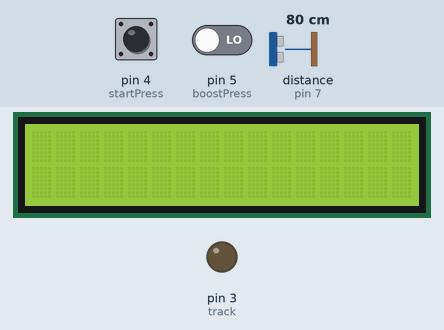
A sketch run on a simulated Arduino Uno, built with avr-gcc and run on an emulated ATmega328P. On the bench: 16×2 character LCD, output pins drawn as LEDs (lit = HIGH). Inputs (shaded band) come from the test bench; at power-on: pin 4 (startPress) LOW, pin 5 (boostPress) LOW, distance to the obstacle (sensor on pin 7) 80 cm. The echo pulse lasts 58.3 µs per cm; pins used as bus, display or sensor lines are not drawn.

Above: at 1.2 s.
1.3 s: pin 4 (startPress) pulled HIGH for 0.15 s
At 2.4 s:
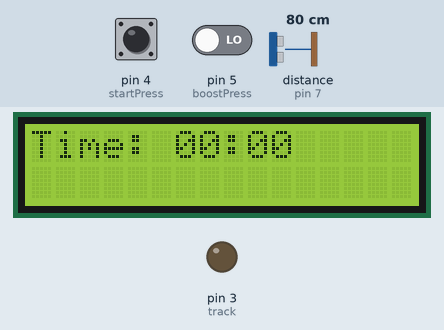
4.4 s: pin 5 (boostPress) driven HIGH
At 5.14 s:
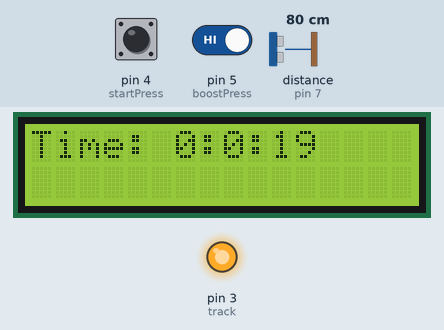
6.8 s: distance to the obstacle (sensor on pin 7) set to 8 cm
At 7.11 s:
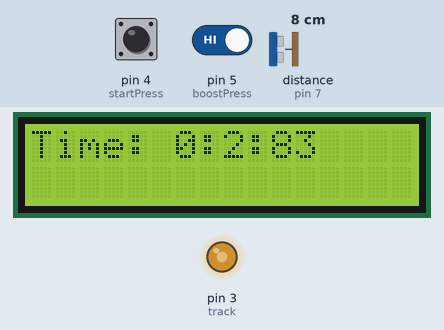
8.4 s: distance to the obstacle (sensor on pin 7) set to 5 cm
At 9.4 s:
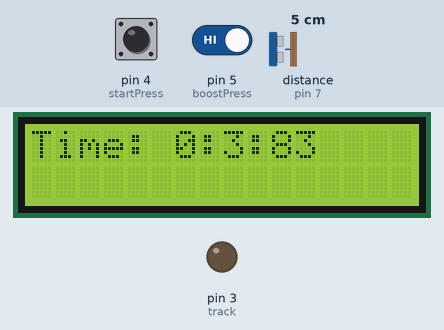
10.0 s: pin 4 (startPress) pulled HIGH for 1 s
At 14.1 s:
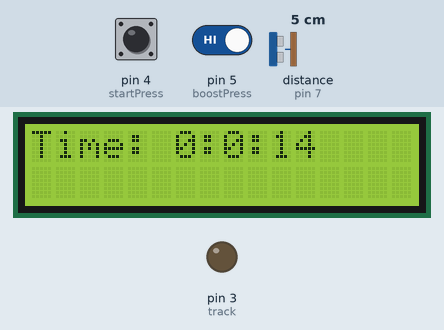
Timing chart, 0 to 15.0 s (numbered marks = the images above; inputs shaded):
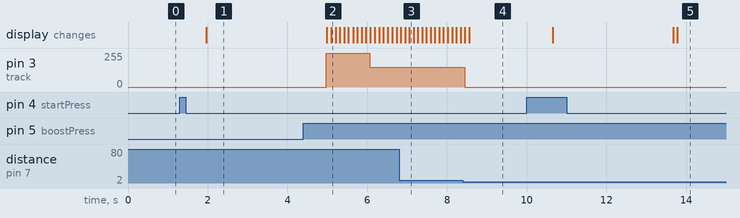

Measured:
- the behaviour switches between 7 and 6 cm on distance to the obstacle (sensor on pin 7) (found by bisection; images 3 and 4)
- after the input at 1.3 s, the display: changes after 0.67 s (image 1)
- after the input at 4.4 s, pin 3 (track): 0/255 → 255/255 after 0.57 s, → 150/255 1.1 s later
- after the input at 8.4 s, pin 3 (track): 150/255 → 0/255 after 0.05 s
- after the input at 10.0 s, the display: first changes after 0.66 s (image 5 shows a later state)

The sketch:

Museum_Exhibit_Main_V.1.2.ino
```cpp
#include <LiquidCrystal.h>

const int startPress = 4;
const int boostPress = 5;
const int track = 3;
const int trigPin = 6; // connects to the trigger pin on the distance sensor
const int echoPin = 7; // connects to the echo pin on the distance sensor

// Initializing LCD
const int rs = 8, en = 2, d4 = 10, d5 = 11, d6 = 12, d7 = 13;
LiquidCrystal lcd(rs, en, d4, d5, d6, d7);

//contrast variable for LCD
const int contrast = 50;
const int contrastPin = 9;

int startState;
int startStateSet;
int boostState;
int boostStateSet;
int boostsLeft;
int boostActive;
float duration;
float distance;
int raceOver;
long startTime;
long elapsedTime;
long boostStartTime = 0;


// Setup
void setup()
{
    pinMode(startPress, INPUT);
    pinMode(boostPress, INPUT);
    pinMode(contrastPin, OUTPUT);


    pinMode(trigPin, OUTPUT); //the trigger pin will output pulses of electricity
    pinMode(echoPin, INPUT); //the echo pin will measure the duration of pulses coming back from the distance sensor


  	lcd.begin(16, 2); //tell the lcd library that we are using a display that is 16 characters wide and 2 characters high
  	lcd.clear(); //clear the display

    analogWrite(contrastPin, contrast);

  	boostsLeft = 1;
}

// Main Function
void loop()
{
  	waitForStart(); // Checks for start button press then shows starting signal
}

// Waits for start button press
void waitForStart() // Checks for start button press then calls startSignal()
{
  	// Resets Neccessary Variables for all functions
	startState = LOW;
	startStateSet = 0;
	boostState = LOW;
	boostStateSet = 0;
	boostsLeft = 1;
	boostActive = 0;
	raceOver = 0;
	distance = 0;
  	// waits for start button
  	while (startStateSet == 0)
  	{
  		startStateSet = startButton(); // sets startStateSet to startButton()
    	delay(100);
  	}
  	delay(500); // delay before start signal goes off
  	startSignal(); // Shows start signal
  	RaceOngoing(); // Race Starts
}

// Checks for start button press
int startButton() // checks if startState is HIGH and returns 1 if so, 0 otherwise
{
  	startState = digitalRead(startPress);
    	if(startState == HIGH)
    	{
        	return 1;
    	}
  	return 0;
}

// Shows start signal
void startSignal() // Shows start signal
{
  	// turns on LCD timer
  	lcdON();
  	delay(3000);
  	lcdTime(); // Updates race timer
}

// Starts Race
void RaceOngoing()
{
    analogWrite(track, 150); // Normal speed

    while (raceOver == 0)
    {
        boostButton(); // Check if boost is triggered

        // If boost is active, check if it should end
        if (boostActive == 1 && millis() - boostStartTime >= 1000)
        {
            boostActive = 0; // Reset boost
            analogWrite(track, 150); // Return to normal speed
        }

        lcdTime(); // Update race timer
        raceEnded(); // Check if race has ended
        delay2(100);
    }

    analogWrite(track, 0); // Stop track at race end
}

// Uses Speed Boost
void boostButton()
{
    boostState = digitalRead(boostPress);
    if (boostState == HIGH && boostsLeft > 0 && boostActive == 0)
    {
        boostsLeft--; // Consume boost
        boostActive = 1;
        boostStartTime = millis(); // Store the boost start time
        analogWrite(track, 255); // Turn on boost
    }
}

// Checks if race is over
void raceEnded()
{
	distance = getDistance(); // variable to store the distance measured by the sensor
  	if (distance <= 5) // change to working value
    {
      raceOver = 1;
	  analogWrite(track, 0);
    }
}

int getDistance()
{
  digitalWrite(trigPin, LOW);
  delayMicroseconds(2);
  digitalWrite(trigPin, HIGH);
  delayMicroseconds(10);
  digitalWrite(trigPin, LOW);

  duration = pulseIn(echoPin, HIGH);
  distance = (duration*.0343)/2;
  return distance;
}

void lcdON()
{
  lcd.clear();
  lcd.print("Time: 00:00");
  startTime = millis() + 3000;
}

void lcdOFF()
{
  analogWrite(9, 0);
}

void lcdTime()
{
   	elapsedTime = millis() - startTime;
  	unsigned long minutes = (elapsedTime / 60000) % 60;
  	unsigned long seconds = (elapsedTime / 1000) % 60;
  	unsigned long milliseconds = (elapsedTime % 100);

  	// Format the time
  	String raceTimer = "Time: " + String(minutes, 10) + ":" + String(seconds, 10) + ":" + String(milliseconds, 10);

  	// Update the LCD display
    lcd.clear();
  	lcd.setCursor(0, 0);
  	lcd.print(raceTimer);
}

// Use for delays so timer updates properly, min time 100 ms
void delay2(int time)
{
  for(int i = 0; i <= (time/100); i++)
  {
      lcdTime();
      boostButton();
      delay(100);
  }
}
```
